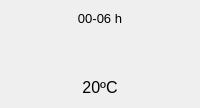
        <widget class="QFrame" name="frameCielo11">
         <property name="type" stdset="0">
          <string>value</string>
         </property>
         <layout class="QVBoxLayout" name="verticalLayoutCielo11" stretch="0,0,0">
          <property name="sizeConstraint">
           <enum>QLayout::SetMinimumSize</enum>
          </property>
          <item>
           <widget class="QLabel" name="labelHora11">
            <property name="font">
             <font>
              <pointsize>10</pointsize>
              <weight>50</weight>
              <bold>false</bold>
             </font>
            </property>
            <property name="text">
             <string>00-06 h</string>
            </property>
            <property name="alignment">
             <set>Qt::AlignCenter</set>
            </property>
           </widget>
          </item>
          <item>
           <widget class="QLabel" name="labelCielo11">
            <property name="minimumSize">
             <size>
              <width>40</width>
              <height>40</height>
             </size>
            </property>
            <property name="toolTip">
             <string/>
            </property>
            <property name="lineWidth">
             <number>1</number>
            </property>
            <property name="midLineWidth">
             <number>0</number>
            </property>
            <property name="text">
             <string/>
            </property>
            <property name="pixmap">
             <pixmap>:/img/chanceflurries.png</pixmap>
            </property>
            <property name="alignment">
             <set>Qt::AlignCenter</set>
            </property>
           </widget>
          </item>
          <item>
           <widget class="QLabel" name="labelTemp11">
            <property name="font">
             <font>
              <pointsize>12</pointsize>
             </font>
            </property>
            <property name="text">
             <string>20ºC</string>
            </property>
            <property name="alignment">
             <set>Qt::AlignCenter</set>
            </property>
           </widget>
          </item>
         </layout>
        </widget>
